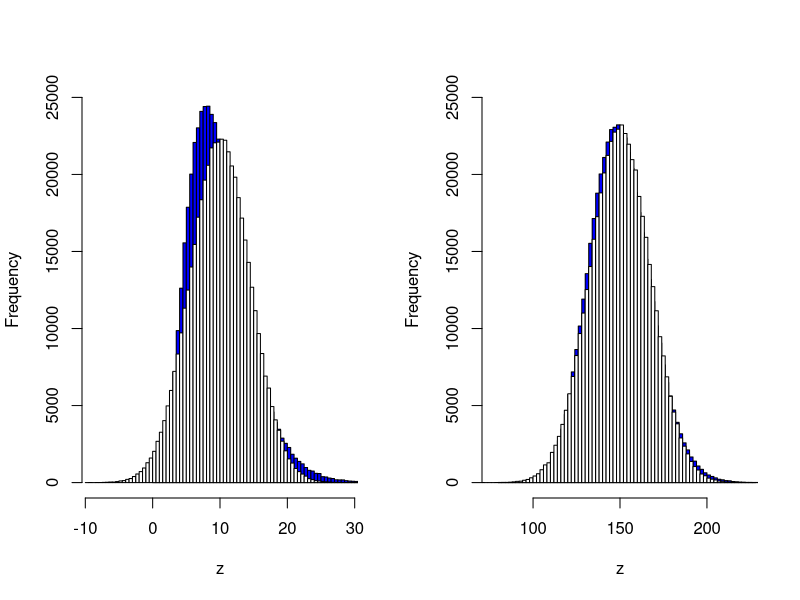

Recreate this plot in R.
graphics.off()  # close all windows
par(mfrow = c(1, 2))

# number of observations stays the same 10 degrees of freedom for the chi-squared distribution
df = 10
x = rchisq(5e+05, df)
norm = rnorm(5e+05, df, sqrt(2 * df))


hist(x, breaks = 70, col = "blue", angle = 45, main = "", xlab = "z", xlim = c(df - 6 * sqrt(df), df + 6 * sqrt(df)), 
    ylim = c(0, 25000))  # highest frequency for the normal distribution
hist(norm, breaks = 70, col = "white", add = TRUE)


# 150 degrees of freedom for the chi-squared distribution
df = 150
x = rchisq(5e+05, df)
norm = rnorm(5e+05, df, sqrt(2 * df))

hist(x, breaks = 70, col = "blue", angle = 45, main = "", xlab = "z", xlim = c(df - 6 * sqrt(df), df + 6 * sqrt(df)), 
    ylim = c(0, 25000))
hist(norm, breaks = 70, col = "white", add = TRUE)